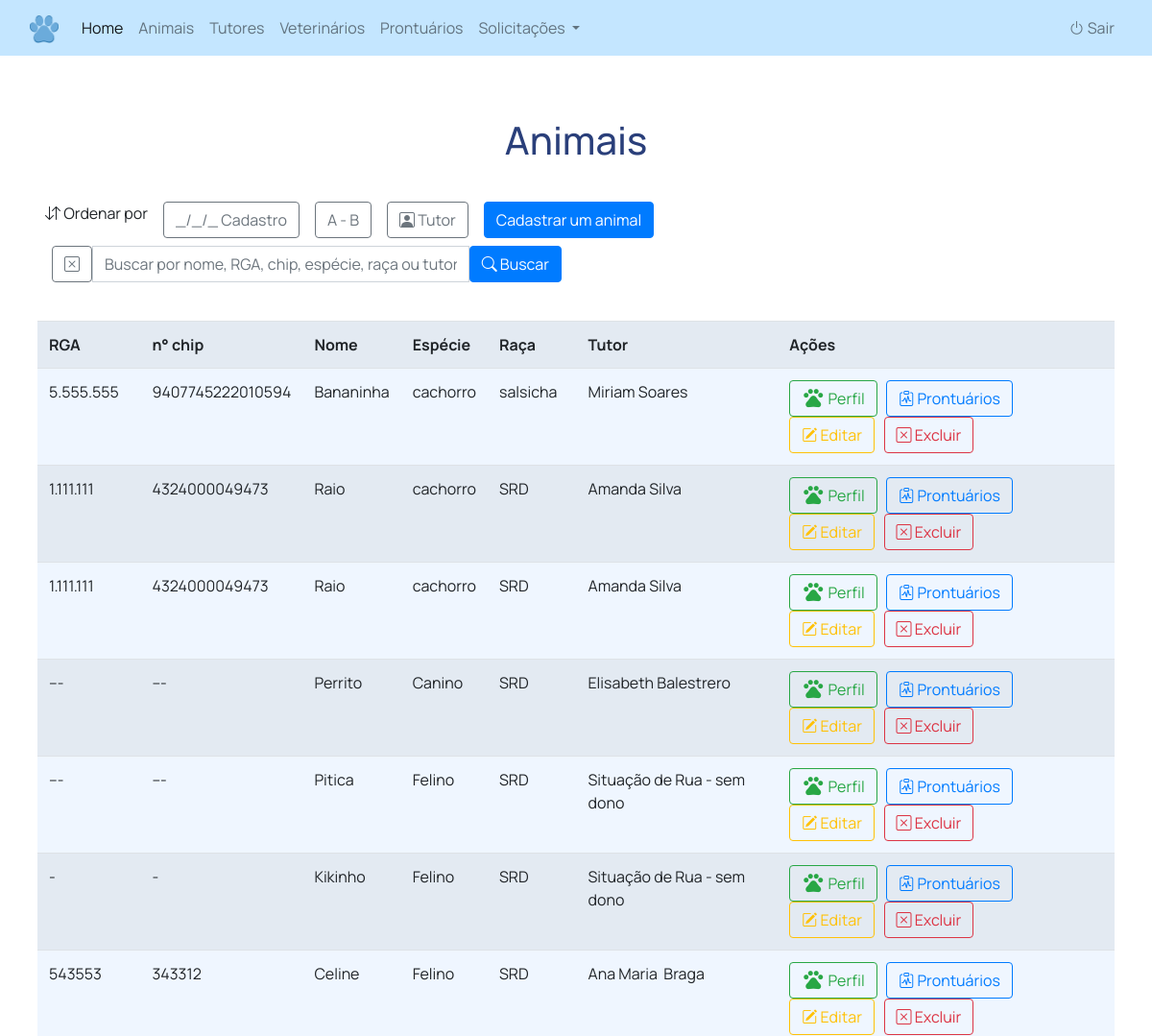
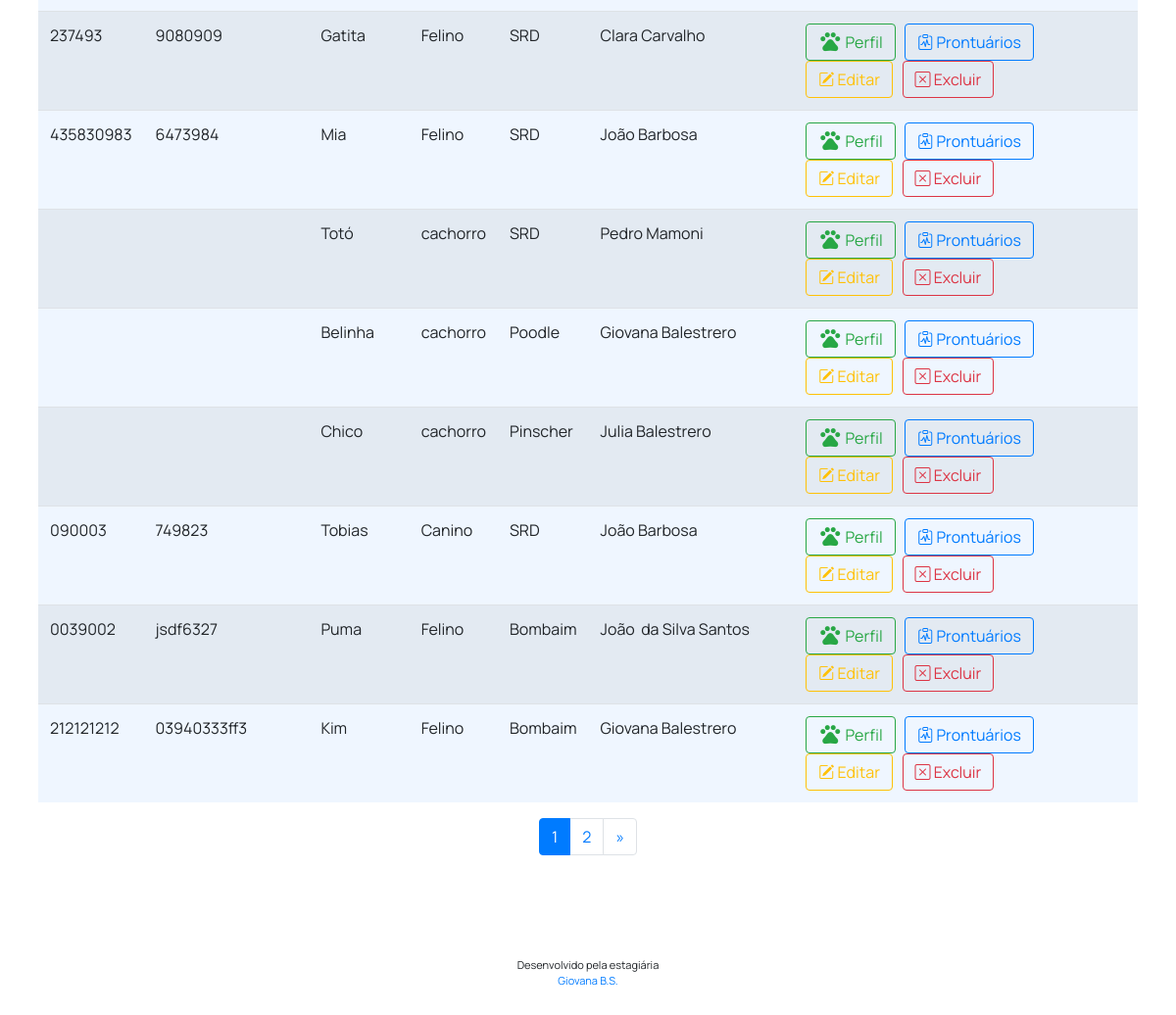
Page /index.php?controle=animalController&metodo=listar (signed in) on the committed database (2 pictures, top to bottom).
### tables this page shows
CREATE TABLE `animais` (
  `id_animal` int NOT NULL AUTO_INCREMENT,
  `rga` varchar(45) DEFAULT NULL,
  `chip` varchar(45) DEFAULT NULL,
  `nome` varchar(45) NOT NULL,
  `datan` date DEFAULT NULL,
  `sexo` varchar(10) DEFAULT NULL,
  `alergias` varchar(200) DEFAULT NULL,
  `doencas` varchar(400) DEFAULT NULL,
  `cirurgias` varchar(300) DEFAULT NULL,
  `peso` varchar(6) DEFAULT NULL,
  `especie` varchar(45) NOT NULL,
  `raca` varchar(45) NOT NULL,
  `pelagem` varchar(45) NOT NULL,
  `aquisicao` varchar(45) DEFAULT NULL,
  `id_tutor` int DEFAULT NULL,
  `statusan` varchar(45) DEFAULT NULL,
  PRIMARY KEY (`id_animal`),
  KEY `fk_id_tutor` (`id_tutor`),
  CONSTRAINT `fk_id_tutor` FOREIGN KEY (`id_tutor`) REFERENCES `tutores` (`id_tutor`)
);

CREATE TABLE `tutores` (
  `id_tutor` int NOT NULL AUTO_INCREMENT,
  `nome` varchar(70) NOT NULL,
  `sobrenome` varchar(70) NOT NULL,
  `rg` varchar(12) DEFAULT NULL,
  `cpf` varchar(14) DEFAULT NULL,
  `cep` varchar(10) DEFAULT NULL,
  `logradouro` varchar(100) DEFAULT NULL,
  `numero` varchar(10) DEFAULT NULL,
  `bairro` varchar(45) DEFAULT NULL,
  `telefone1` varchar(20) NOT NULL,
  `telefone2` varchar(20) DEFAULT NULL,
  PRIMARY KEY (`id_tutor`)
);

### src/Controllers/animalController.php (called while the page is built, shortened)
<?php
    class animalController
    {
        public function listar()
        {
            $limite = 15;
            $pagina_atual = isset($_GET['pagina']) ? (int)$_GET['pagina'] : 1;
            $offset = ($pagina_atual - 1) * $limite;
            $animalDAO = new animalDAO();
            $pesquisa = isset($_GET['busca']) ? $_GET['busca'] : '';
            if ($pesquisa) {
                $retorno = $animalDAO->buscar_animais_pesquisa($pesquisa, $limite, $offset);
                $total_registros = $animalDAO->contar_animais_pesquisa($pesquisa);
            } else {
                $retorno = $animalDAO->buscar_animais_paginados($offset, $limite);
                $total_registros = $animalDAO->contar_animais();
            }
            require_once "Views/animal/listar-animais.php";
        }
    }

### src/Models/Conexao.php (called while the page is built, shortened)
<?php
    abstract class Conexao
    {
        public function __construct(protected $db = null)
        {
            $parametros = "mysql:host=localhost;dbname=sistema-vet;charset=utf8mb4";
            try
            {
                $this->db = new PDO($parametros, "root", "Awdg075t-oP");
            }
            catch(PDOException $e)
            {
                echo $e->getCode();
				echo $e->getMessage();
				echo "Problema na abertura de conexão com o banco de dados";
            }
        }
    }

### src/DAOs/animalDAO.php (called while the page is built, shortened)
<?php
    class animalDAO extends Conexao
    {
        public function buscar_animais_paginados($offset, $limite)
        {
            $sql = "SELECT animais.*,
                           tutores.nome AS nome_tutor,
                           tutores.sobrenome
                    FROM animais
                    JOIN tutores ON animais.id_tutor = tutores.id_tutor
                    ORDER BY id_animal DESC
                    LIMIT :offset, :limite";
            $stm = $this->db->prepare($sql);
            $stm->bindValue(':offset', (int) $offset, PDO::PARAM_INT);
            $stm->bindValue(':limite', (int) $limite, PDO::PARAM_INT);
            $stm->execute();
            $retorno = $stm->fetchAll(PDO::FETCH_OBJ);
            return $retorno;
        }
        public function contar_animais()
        {
            $sql = "SELECT COUNT(*) AS total FROM animais";
            $stm = $this->db->prepare($sql);
            $stm->execute();
            return $stm->fetch(PDO::FETCH_OBJ)->total;
        }
    }

### Views/animal/listar-animais.php (the view, shortened to what this page needs)
<?php
    require_once ROOT_PATH . '/views/cabecalho.php';
    $total_paginas = ceil($total_registros / $limite);
?>
<div class="content p-4" id="listar-animais">
    <div class="container-fluid">
        <div>
            <h1 class="row justify-content-center">Animais</h1><br>
            <div class="d-flex flex-wrap">
                <div class="p-2 g-6">
                    <i class="bi bi-arrow-down-up"></i>
                    Ordenar por
                </div>
                <div class="p-2 g-6">
                    <a class="btn btn-outline-secondary" href="index.php?controle=animalController&metodo=listar">
                        _/_/_
                        Cadastro
                    </a>
                </div>
                <div class="p-2 g-6">
                    <a class="btn btn-outline-secondary" href="index.php?controle=animalController&metodo=listar_alf">
                        A - B
                    </a>
                </div>
                <div class="p-2 g-6">
                    <a class="btn btn-outline-secondary" href="index.php?controle=animalController&metodo=listar_tutor">
                        <i class="bi bi-person-square"></i>
                        Tutor
                    </a>
                </div>
                <div class="p-2 g-6">
                    <div>
                        <a  class="btn btn-primary" href="index.php?controle=animalController&metodo=inserir">Cadastrar um animal</a>&nbsp;&nbsp;
                    </div>
                </div>
            </div>
            <form method="get" action="">
                <div class="mb-3 row">
                    <div class="input-group col-md-6 col-sm-12">
                        <button class="btn btn-outline-secondary" type="button" id="clear-search-button">
                            <i class="bi bi-x-square"></i>
                        </button>
                        <input
                                type="text"
                                class="form-control"
                                name="busca"
                                placeholder="Buscar por nome, RGA, chip, espécie, raça ou tutor"
                                value="<?= isset($_GET['busca']) ? $_GET['busca'] : '' ?>">
                        <button type="submit" class="btn btn-primary">
                            <i class="bi bi-search"></i>
                            Buscar
                        </button>
                    </div>
                </div>
            </form>
            <br>
            <div class="col-24">
                <div class="row">
                    <table class="table table-hover table-striped table-striped-color">
                        <tr>
                            <th>RGA</th>
                            <th>n° chip</th>
                            <th>Nome</th>
                            <th>Espécie</th>
                            <th>Raça</th>
                            <th>Tutor</th>
                            <th>Ações</th>
                        </tr>
                        <?php if (is_array($retorno) || is_object($retorno)): ?>
                            <?php foreach($retorno as $dado): ?>
                                <tr>
                                    <td><?= $dado->rga ?></td>
                                    <td><?= $dado->chip ?></td>
                                    <td><?= $dado->nome ?></td>
                                    <td><?= $dado->especie ?></td>
                                    <td><?= $dado->raca ?></td>
                                    <td><?= $dado->nome_tutor ?>&nbsp;<?= $dado->sobrenome ?></td>
                                    <td>
                                        <a class="btn btn-outline-success" href="index.php?controle=animalController&metodo=buscar_animal&id=<?= $dado->id_animal ?>">
                                            <span class="material-symbols-outlined" style="vertical-align: middle; margin-top: -5px;">pets</span>
                                            Perfil
                                        </a>
                                        <a class="btn btn-outline-primary" href="index.php?controle=prontController&metodo=listar_pronts_animal&id=<?= $dado->id_animal ?>">
                                            <i class="bi bi-clipboard-pulse"></i> Prontuários
                                        </a>
                                        <?php if(isset($_SESSION["tipo"]) && $_SESSION["tipo"] == "Administrador"): ?>
                                            <a class="btn btn-outline-warning" href="index.php?controle=animalController&metodo=editar&id=<?= $dado->id_animal ?>">
                                                <i class="bi bi-pencil-square"></i> Editar
                                            </a>
                                            <a class="btn btn-outline-danger" href="index.php?controle=animalController&metodo=excluir&id=<?= $dado->id_animal ?>">
                                                <i class="bi bi-x-square"></i> Excluir
                                            </a>
                                        <?php endif; ?>
                                    </td>
                                </tr>
                            <?php endforeach; ?>
                        <?php else: ?>
                            <tr><td colspan='4'>Nenhum animal encontrado.</td></tr>
                        <?php endif; ?>
                    </table>
                </div>
                <nav aria-label="Navegação de página">
                    <ul class="pagination justify-content-center">
                        <?php for ($i = 1; $i <= $total_paginas; $i++): ?>
                            <li class="page-item <?= $i == $pagina_atual ? 'active' : '' ?>">
                                <a class="page-link" href="index.php?controle=animalController&metodo=listar&pagina=<?= $i ?>"><?= $i ?></a>
                            </li>
                        <?php endfor; ?>
                        <?php if ($pagina_atual < $total_paginas): ?>
                            <li class="page-item">
                                <a class="page-link" href="index.php?controle=animalController&metodo=listar&pagina=<?= $pagina_atual + 1 ?>" aria-label="Próximo">
                                    <span aria-hidden="true">&raquo;</span>
                                </a>
                            </li>
                        <?php endif; ?>
                    </ul>
                </nav>
            </div>
        </div>
        <br>
    </div>
</div>

### src/styles/style.css (style rules this page uses)
body { font-family: "Manrope", sans-serif; font-weight: 400; height: 100%; }
.table-striped-color { background-color: rgba(223, 236, 255, 0.486); }
.row { margin-right: 0; margin-left: 0; }
h1 { color: rgb(42, 63, 122); cursor: default; }
.creditos { margin: 40px 0px; text-align: center; font-size: 11px; }
.footer { position: relative; bottom: 0; width: 100%; text-align: center; }

### rows in the picture
animais: rga "5.555.555", chip "9407745222010594", nome "Bananinha", especie "cachorro", raca "salsicha", id_tutor.nome "Miriam", id_tutor.sobrenome "Soares"
animais: rga "1.111.111", chip "4324000049473", nome "Raio", especie "cachorro", raca "SRD", id_tutor.nome "Amanda", id_tutor.sobrenome "Silva"
animais: rga "1.111.111", chip "4324000049473", nome "Raio", especie "cachorro", raca "SRD", id_tutor.nome "Amanda", id_tutor.sobrenome "Silva"
animais: rga "---", chip "---", nome "Perrito", especie "Canino", raca "SRD", id_tutor.nome "Elisabeth", id_tutor.sobrenome "Balestrero"
animais: rga "---", chip "---", nome "Pitica", especie "Felino", raca "SRD", id_tutor.nome "Situação de Rua", id_tutor.sobrenome "- sem dono"
animais: rga "-", chip "-", nome "Kikinho", especie "Felino", raca "SRD", id_tutor.nome "Situação de Rua", id_tutor.sobrenome "- sem dono"
animais: rga "543553", chip "343312", nome "Celine", especie "Felino", raca "SRD", id_tutor.nome "Ana Maria", id_tutor.sobrenome "Braga"
animais: rga "237493", chip "9080909", nome "Gatita", especie "Felino", raca "SRD", id_tutor.nome "Clara", id_tutor.sobrenome "Carvalho"
animais: rga "435830983", chip "6473984", nome "Mia", especie "Felino", raca "SRD", id_tutor.nome "João", id_tutor.sobrenome "Barbosa"
animais: nome "Totó", especie "cachorro", raca "SRD", id_tutor.nome "Pedro", id_tutor.sobrenome "Mamoni"
animais: nome "Belinha", especie "cachorro", raca "Poodle", id_tutor.nome "Giovana", id_tutor.sobrenome "Balestrero"
animais: nome "Chico", especie "cachorro", raca "Pinscher", id_tutor.nome "Julia", id_tutor.sobrenome "Balestrero"
animais: rga "090003", chip "749823", nome "Tobias", especie "Canino", raca "SRD", id_tutor.nome "João", id_tutor.sobrenome "Barbosa"
animais: rga "0039002", chip "jsdf6327", nome "Puma", especie "Felino", raca "Bombaim", id_tutor.nome "João", id_tutor.sobrenome "da Silva Santos"
animais: rga "212121212", chip "03940333ff3", nome "Kim", especie "Felino", raca "Bombaim", id_tutor.nome "Giovana", id_tutor.sobrenome "Balestrero"
